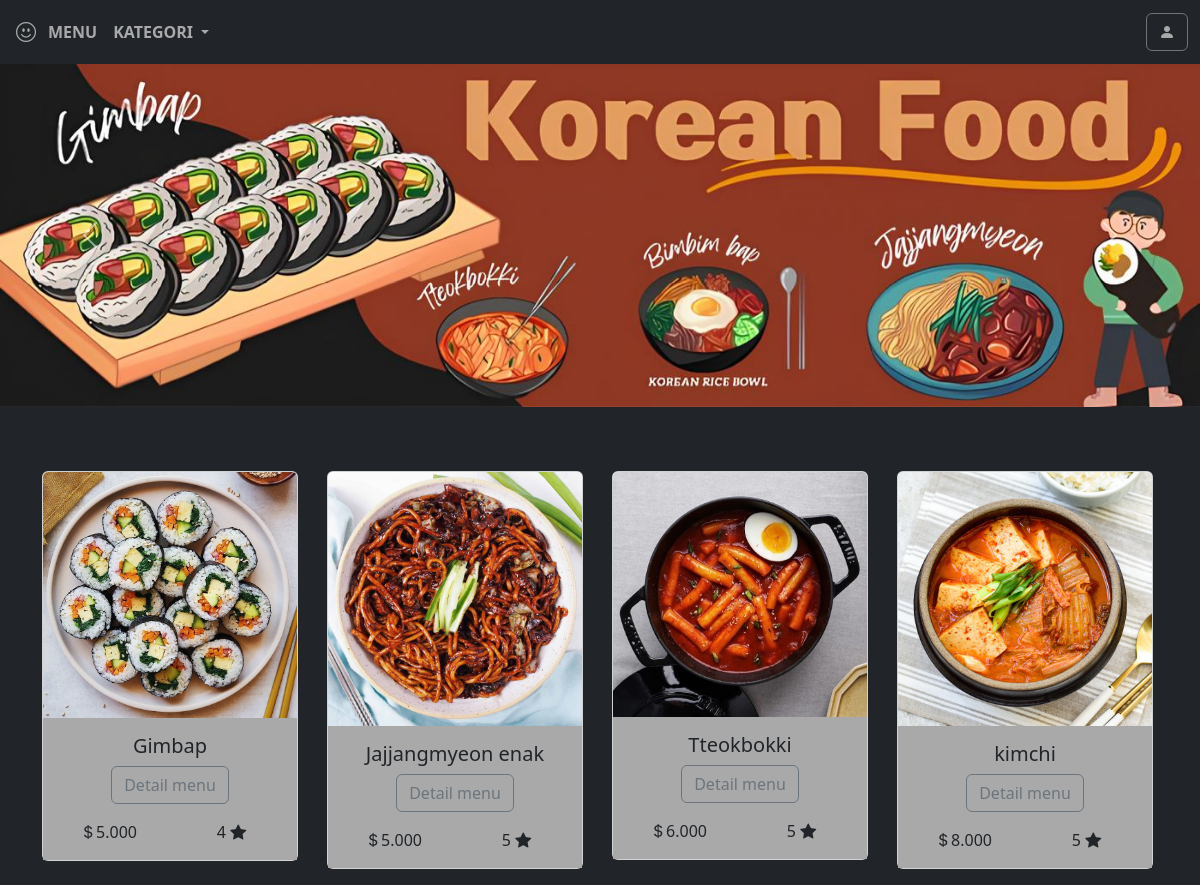
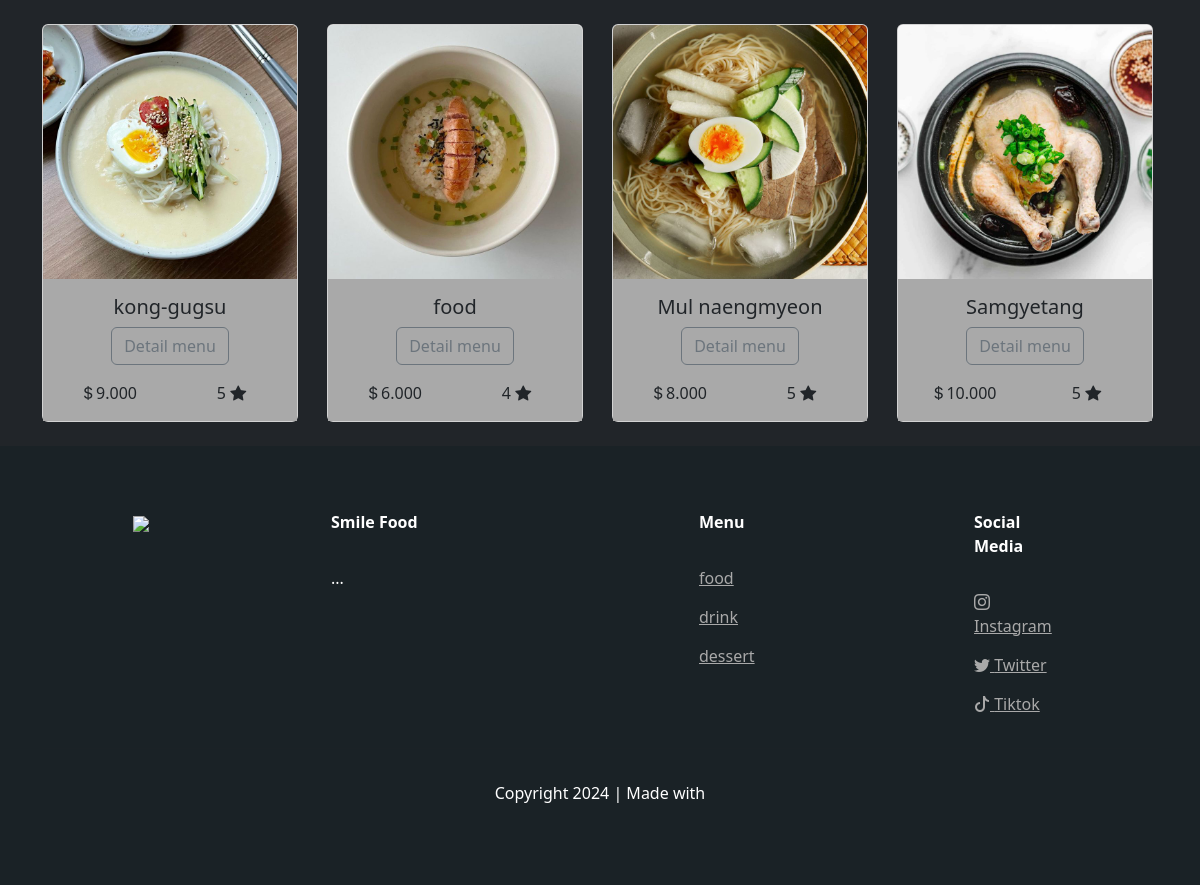
/halaman/kategori.php?category=food, run on the app's committed database (2 pictures, top to bottom).
### tables this page shows
CREATE TABLE `menu` (
  `id_menu` int NOT NULL,
  `menu_name` varchar(200) NOT NULL,
  `harga` decimal(10,3) NOT NULL,
  `rating_menu` decimal(10,0) NOT NULL,
  `picture` varchar(200) NOT NULL,
  `deskripsi_menu` text NOT NULL,
  `id_User` int DEFAULT NULL,
  `id_kategori` int DEFAULT NULL
);

### halaman/kategori.php (the view, shortened to what this page needs)
<?php
require '../function/functions.php';
$conn = koneksi();
if(isset($_GET['category'])){
    $category = $_GET['category'];
    switch($category) {
        case 'food' :
            $query = "SELECT * FROM menu WHERE id_kategori = (SELECT id_kategori FROM kategori_menu WHERE nama_kategori = 'Makanan')";
            break;
    }
    $result = mysqli_query($conn, $query);
    if (mysqli_num_rows($result) > 0) {
        $menuItems = mysqli_fetch_all($result, MYSQLI_ASSOC);
    } else {
        $menuItems = [];
    }
}
?>
<!doctype html>
<html lang="en">
<head>
    <link href="https://cdn.jsdelivr.net/npm/bootstrap@5.3.3/dist/css/bootstrap.min.css" rel="stylesheet">
</head>
<body>
<?php include('../halaman/navbar.php') ?>
<?php include('../halaman/slide.php') ?>
<section class="bg-dark">
    <div class="container text-center pt-5">
        <div class="row">
            <?php foreach ($menuItems as $menuItem): ?>
                <div class="col pt-3 pb-4">
                    <div class="card" style="width: 16rem;" data-bs-theme="">
                        <img src="img/<?= $menuItem["picture"]; ?>" class="card-img-top" alt="..">
                        <div class="card-body" style="background-color: darkgray;">
                            <h5 class="card-title"><?= $menuItem["menu_name"] ?></h5>
                            <p class="card-text"><a href="detailmenu.php?id=<?= $menuItem['id_menu'] ?>" class="btn btn-outline-secondary">Detail menu</a></p>
                            <div class="row">
                                <div class="col"><i class="bi bi-currency-dollar"></i><?= $menuItem["harga"] ?></div>
                                <div class="col"><?= $menuItem["rating_menu"] ?> <i class="bi bi-star-fill"></i></div>
                            </div>
                        </div>
                    </div>
                </div>
            <?php endforeach; ?>
        </div>
    </div>
</section>
<?php include('footer.php') ?>
</body>
</html>

### data on the page
menu: picture (picture), menu_name "Gimbap", harga "5.000", rating_menu "4"
menu: picture (picture), menu_name "Jajjangmyeon enak", harga "5.000", rating_menu "5"
menu: picture (picture), menu_name "Tteokbokki", harga "6.000", rating_menu "5"
menu: picture (picture), menu_name "kimchi", harga "8.000", rating_menu "5"
menu: picture (picture), menu_name "kong-gugsu", harga "9.000", rating_menu "5"
menu: picture (picture), menu_name "food", harga "6.000", rating_menu "4"
menu: picture (picture), menu_name "Mul naengmyeon", harga "8.000", rating_menu "5"
menu: picture (picture), menu_name "Samgyetang", harga "10.000", rating_menu "5"
